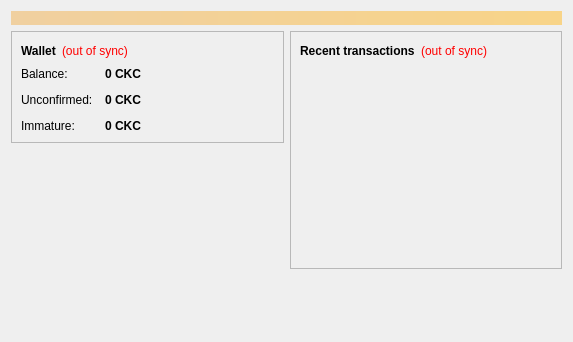
<?xml version="1.0" encoding="UTF-8"?>
<ui version="4.0">
 <class>OverviewPage</class>
 <widget class="QWidget" name="OverviewPage">
  <property name="geometry">
   <rect>
    <x>0</x>
    <y>0</y>
    <width>573</width>
    <height>342</height>
   </rect>
  </property>
  <property name="windowTitle">
   <string>Form</string>
  </property>
  <layout class="QVBoxLayout" name="topLayout">
   <item>
    <widget class="QLabel" name="labelAlerts">
     <property name="visible">
      <bool>false</bool>
     </property>
     <property name="styleSheet">
      <string notr="true">background-color: qlineargradient(x1: 0, y1: 0, x2: 1, y2: 0, stop:0 #F0D0A0, stop:1 #F8D488); color:#000000;</string>
     </property>
     <property name="wordWrap">
      <bool>true</bool>
     </property>
     <property name="margin">
      <number>3</number>
     </property>
    </widget>
   </item>
   <item>
    <layout class="QHBoxLayout" name="horizontalLayout" stretch="1,1">
     <item>
      <layout class="QVBoxLayout" name="verticalLayout_2">
       <item>
        <widget class="QFrame" name="frame">
         <property name="frameShape">
          <enum>QFrame::StyledPanel</enum>
         </property>
         <property name="frameShadow">
          <enum>QFrame::Raised</enum>
         </property>
         <layout class="QVBoxLayout" name="verticalLayout_4">
          <item>
           <layout class="QHBoxLayout" name="horizontalLayout_4">
            <item>
             <widget class="QLabel" name="label_5">
              <property name="font">
               <font>
                <weight>75</weight>
                <bold>true</bold>
               </font>
              </property>
              <property name="text">
               <string>Wallet</string>
              </property>
             </widget>
            </item>
            <item>
             <widget class="QLabel" name="labelWalletStatus">
              <property name="toolTip">
               <string>The displayed information may be out of date. Your wallet automatically synchronizes with the Cookiecoin network after a connection is established, but this process has not completed yet.</string>
              </property>
              <property name="styleSheet">
               <string notr="true">QLabel { color: red; }</string>
              </property>
              <property name="text">
               <string notr="true">(out of sync)</string>
              </property>
              <property name="alignment">
               <set>Qt::AlignLeading|Qt::AlignLeft|Qt::AlignVCenter</set>
              </property>
             </widget>
            </item>
            <item>
             <spacer name="horizontalSpacer_2">
              <property name="orientation">
               <enum>Qt::Horizontal</enum>
              </property>
              <property name="sizeHint" stdset="0">
               <size>
                <width>40</width>
                <height>20</height>
               </size>
              </property>
             </spacer>
            </item>
           </layout>
          </item>
          <item>
           <layout class="QFormLayout" name="formLayout_2">
            <property name="fieldGrowthPolicy">
             <enum>QFormLayout::AllNonFixedFieldsGrow</enum>
            </property>
            <property name="horizontalSpacing">
             <number>12</number>
            </property>
            <property name="verticalSpacing">
             <number>12</number>
            </property>
            <item row="0" column="0">
             <widget class="QLabel" name="label">
              <property name="text">
               <string>Balance:</string>
              </property>
             </widget>
            </item>
            <item row="0" column="1">
             <widget class="QLabel" name="labelBalance">
              <property name="font">
               <font>
                <weight>75</weight>
                <bold>true</bold>
               </font>
              </property>
              <property name="cursor">
               <cursorShape>IBeamCursor</cursorShape>
              </property>
              <property name="toolTip">
               <string>Your current balance</string>
              </property>
              <property name="text">
               <string notr="true">0 CKC</string>
              </property>
              <property name="textInteractionFlags">
               <set>Qt::LinksAccessibleByMouse|Qt::TextSelectableByKeyboard|Qt::TextSelectableByMouse</set>
              </property>
             </widget>
            </item>
            <item row="1" column="0">
             <widget class="QLabel" name="label_3">
              <property name="text">
               <string>Unconfirmed:</string>
              </property>
             </widget>
            </item>
            <item row="1" column="1">
             <widget class="QLabel" name="labelUnconfirmed">
              <property name="font">
               <font>
                <weight>75</weight>
                <bold>true</bold>
               </font>
              </property>
              <property name="cursor">
               <cursorShape>IBeamCursor</cursorShape>
              </property>
              <property name="toolTip">
               <string>Total of transactions that have yet to be confirmed, and do not yet count toward the current balance</string>
              </property>
              <property name="text">
               <string notr="true">0 CKC</string>
              </property>
              <property name="textInteractionFlags">
               <set>Qt::LinksAccessibleByMouse|Qt::TextSelectableByKeyboard|Qt::TextSelectableByMouse</set>
              </property>
             </widget>
            </item>
            <item row="2" column="0">
             <widget class="QLabel" name="labelImmatureText">
              <property name="text">
               <string>Immature:</string>
              </property>
             </widget>
            </item>
            <item row="2" column="1">
             <widget class="QLabel" name="labelImmature">
              <property name="font">
               <font>
                <weight>75</weight>
                <bold>true</bold>
               </font>
              </property>
              <property name="toolTip">
               <string>Mined balance that has not yet matured</string>
              </property>
              <property name="text">
               <string notr="true">0 CKC</string>
              </property>
              <property name="textInteractionFlags">
               <set>Qt::LinksAccessibleByMouse|Qt::TextSelectableByKeyboard|Qt::TextSelectableByMouse</set>
              </property>
             </widget>
            </item>
           </layout>
          </item>
         </layout>
        </widget>
       </item>
       <item>
        <spacer name="verticalSpacer">
         <property name="orientation">
          <enum>Qt::Vertical</enum>
         </property>
         <property name="sizeHint" stdset="0">
          <size>
           <width>20</width>
           <height>40</height>
          </size>
         </property>
        </spacer>
       </item>
      </layout>
     </item>
     <item>
      <layout class="QVBoxLayout" name="verticalLayout_3">
       <item>
        <widget class="QFrame" name="frame_2">
         <property name="frameShape">
          <enum>QFrame::StyledPanel</enum>
         </property>
         <property name="frameShadow">
          <enum>QFrame::Raised</enum>
         </property>
         <layout class="QVBoxLayout" name="verticalLayout">
          <item>
           <layout class="QHBoxLayout" name="horizontalLayout_2">
            <item>
             <widget class="QLabel" name="label_4">
              <property name="text">
               <string>&lt;b&gt;Recent transactions&lt;/b&gt;</string>
              </property>
             </widget>
            </item>
            <item>
             <widget class="QLabel" name="labelTransactionsStatus">
              <property name="toolTip">
               <string>The displayed information may be out of date. Your wallet automatically synchronizes with the Cookiecoin network after a connection is established, but this process has not completed yet.</string>
              </property>
              <property name="styleSheet">
               <string notr="true">QLabel { color: red; }</string>
              </property>
              <property name="text">
               <string notr="true">(out of sync)</string>
              </property>
              <property name="alignment">
               <set>Qt::AlignRight|Qt::AlignTrailing|Qt::AlignVCenter</set>
              </property>
             </widget>
            </item>
            <item>
             <spacer name="horizontalSpacer">
              <property name="orientation">
               <enum>Qt::Horizontal</enum>
              </property>
              <property name="sizeHint" stdset="0">
               <size>
                <width>40</width>
                <height>20</height>
               </size>
              </property>
             </spacer>
            </item>
           </layout>
          </item>
          <item>
           <widget class="QListView" name="listTransactions">
            <property name="styleSheet">
             <string notr="true">QListView { background: transparent; }</string>
            </property>
            <property name="frameShape">
             <enum>QFrame::NoFrame</enum>
            </property>
            <property name="verticalScrollBarPolicy">
             <enum>Qt::ScrollBarAlwaysOff</enum>
            </property>
            <property name="horizontalScrollBarPolicy">
             <enum>Qt::ScrollBarAlwaysOff</enum>
            </property>
            <property name="selectionMode">
             <enum>QAbstractItemView::NoSelection</enum>
            </property>
           </widget>
          </item>
         </layout>
        </widget>
       </item>
       <item>
        <spacer name="verticalSpacer_2">
         <property name="orientation">
          <enum>Qt::Vertical</enum>
         </property>
         <property name="sizeHint" stdset="0">
          <size>
           <width>20</width>
           <height>40</height>
          </size>
         </property>
        </spacer>
       </item>
      </layout>
     </item>
    </layout>
   </item>
  </layout>
 </widget>
 <resources/>
 <connections/>
</ui>
